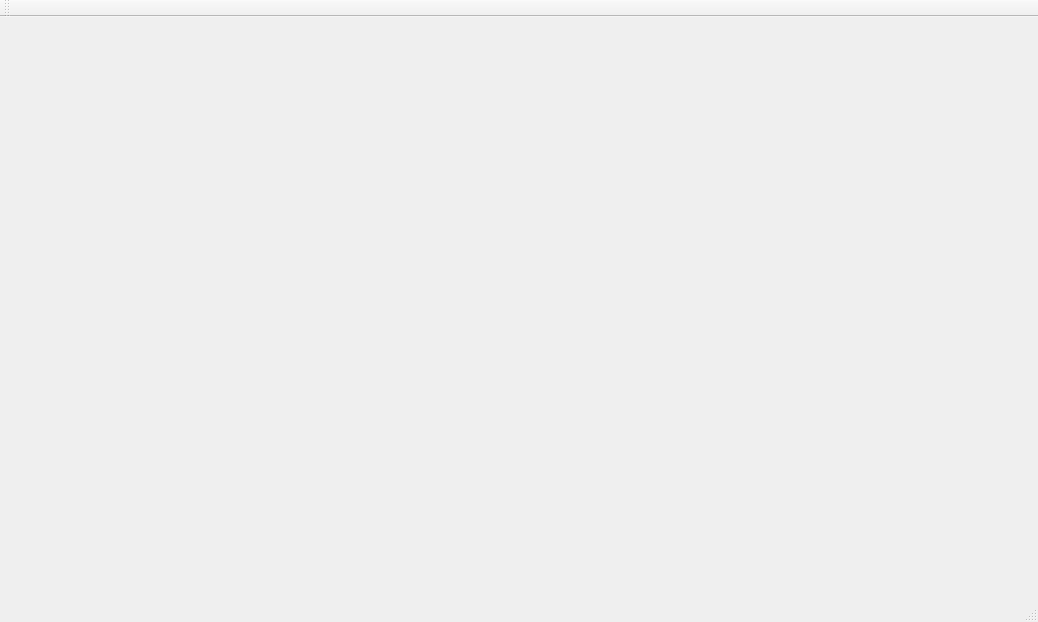
<?xml version="1.0" encoding="UTF-8"?>
<ui version="4.0">
 <class>MainWindow</class>
 <widget class="QMainWindow" name="MainWindow">
  <property name="geometry">
   <rect>
    <x>0</x>
    <y>0</y>
    <width>1038</width>
    <height>622</height>
   </rect>
  </property>
  <property name="windowTitle">
   <string>MainWindow</string>
  </property>
  <widget class="QWidget" name="centralWidget">
   <widget class="QWidget" name="">
    <property name="geometry">
     <rect>
      <x>20</x>
      <y>10</y>
      <width>1001</width>
      <height>541</height>
     </rect>
    </property>
    <layout class="QGridLayout" name="gridLayout">
     <item row="0" column="0">
      <widget class="GLView" name="glview" native="true"/>
     </item>
     <item row="0" column="1">
      <widget class="QWidget" name="widget" native="true"/>
     </item>
    </layout>
   </widget>
  </widget>
  <widget class="QMenuBar" name="menuBar">
   <property name="geometry">
    <rect>
     <x>0</x>
     <y>0</y>
     <width>1038</width>
     <height>27</height>
    </rect>
   </property>
  </widget>
  <widget class="QToolBar" name="mainToolBar">
   <attribute name="toolBarArea">
    <enum>TopToolBarArea</enum>
   </attribute>
   <attribute name="toolBarBreak">
    <bool>false</bool>
   </attribute>
  </widget>
  <widget class="QStatusBar" name="statusBar"/>
 </widget>
 <layoutdefault spacing="6" margin="11"/>
 <customwidgets>
  <customwidget>
   <class>GLView</class>
   <extends>QWidget</extends>
   <header>glView.h</header>
   <container>1</container>
  </customwidget>
 </customwidgets>
 <resources/>
 <connections/>
</ui>
